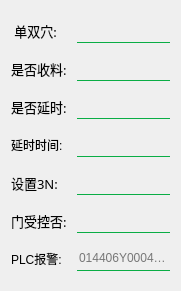
     <widget class="QWidget" name="layoutWidget">
      <property name="geometry">
       <rect>
        <x>60</x>
        <y>20</y>
        <width>181</width>
        <height>291</height>
       </rect>
      </property>
      <layout class="QVBoxLayout" name="verticalLayout_2">
       <item>
        <layout class="QHBoxLayout" name="horizontalLayout_18">
         <item>
          <widget class="QLabel" name="label_40">
           <property name="minimumSize">
            <size>
             <width>60</width>
             <height>25</height>
            </size>
           </property>
           <property name="maximumSize">
            <size>
             <width>60</width>
             <height>25</height>
            </size>
           </property>
           <property name="font">
            <font>
             <family>微软雅黑</family>
             <pointsize>10</pointsize>
             <weight>9</weight>
             <italic>false</italic>
             <bold>false</bold>
            </font>
           </property>
           <property name="styleSheet">
            <string notr="true">background-color:transparent; 
color: black;
font: 75 10pt &quot;微软雅黑&quot;;</string>
           </property>
           <property name="text">
            <string> 单双穴:</string>
           </property>
          </widget>
         </item>
         <item>
          <widget class="QComboBox" name="comboBox_danshxue">
           <property name="minimumSize">
            <size>
             <width>0</width>
             <height>25</height>
            </size>
           </property>
           <property name="styleSheet">
            <string notr="true">QComboBox{
font: 75 9pt &quot;微软雅黑&quot;;
border:none;
background-color:transparent ;
border-bottom:1px solid rgb(10, 173, 69)
}
QComboBox::down-arrow{
image: url(:/icon/arrow-down1.png);
 width:20px;
 height:25px;
}
QComboBox::drop-down{
background-color:transparent;
width:20px;
height:25px; 
}
</string>
           </property>
           <property name="placeholderText">
            <string>COM选择</string>
           </property>
           <item>
            <property name="text">
             <string>单穴</string>
            </property>
           </item>
           <item>
            <property name="text">
             <string>双穴</string>
            </property>
           </item>
          </widget>
         </item>
        </layout>
       </item>
       <item>
        <layout class="QHBoxLayout" name="horizontalLayout_19">
         <item>
          <widget class="QLabel" name="label_41">
           <property name="minimumSize">
            <size>
             <width>60</width>
             <height>25</height>
            </size>
           </property>
           <property name="maximumSize">
            <size>
             <width>60</width>
             <height>25</height>
            </size>
           </property>
           <property name="font">
            <font>
             <family>微软雅黑</family>
             <pointsize>10</pointsize>
             <weight>9</weight>
             <italic>false</italic>
             <bold>false</bold>
            </font>
           </property>
           <property name="styleSheet">
            <string notr="true">background-color:transparent; 
color: black;
font: 75 10pt &quot;微软雅黑&quot;;</string>
           </property>
           <property name="text">
            <string>是否收料:</string>
           </property>
          </widget>
         </item>
         <item>
          <widget class="QComboBox" name="comboBox_shifousl">
           <property name="minimumSize">
            <size>
             <width>0</width>
             <height>25</height>
            </size>
           </property>
           <property name="styleSheet">
            <string notr="true">QComboBox{
font: 75 9pt &quot;微软雅黑&quot;;
border:none;
background-color:transparent ;
border-bottom:1px solid rgb(10, 173, 69)
}
QComboBox::down-arrow{
image: url(:/icon/arrow-down1.png);
 width:20px;
 height:25px;
}
QComboBox::drop-down{
background-color:transparent;
width:20px;
height:25px; 
}
</string>
           </property>
           <property name="placeholderText">
            <string>COM选择</string>
           </property>
           <item>
            <property name="text">
             <string>不收料</string>
            </property>
           </item>
           <item>
            <property name="text">
             <string>收料</string>
            </property>
           </item>
          </widget>
         </item>
        </layout>
       </item>
       <item>
        <layout class="QHBoxLayout" name="horizontalLayout">
         <item>
          <widget class="QLabel" name="label_39">
           <property name="minimumSize">
            <size>
             <width>60</width>
             <height>25</height>
            </size>
           </property>
           <property name="maximumSize">
            <size>
             <width>60</width>
             <height>25</height>
            </size>
           </property>
           <property name="font">
            <font>
             <family>微软雅黑</family>
             <pointsize>10</pointsize>
             <weight>9</weight>
             <italic>false</italic>
             <bold>false</bold>
            </font>
           </property>
           <property name="styleSheet">
            <string notr="true">background-color:transparent; 
color: black;
font: 75 10pt &quot;微软雅黑&quot;;</string>
           </property>
           <property name="text">
            <string>是否延时:</string>
           </property>
          </widget>
         </item>
         <item>
          <widget class="QComboBox" name="comboBox_yanshi">
           <property name="minimumSize">
            <size>
             <width>0</width>
             <height>25</height>
            </size>
           </property>
           <property name="styleSheet">
            <string notr="true">QComboBox{
font: 75 9pt &quot;微软雅黑&quot;;
border:none;
background-color:transparent ;
border-bottom:1px solid rgb(10, 173, 69)
}
QComboBox::down-arrow{
image: url(:/icon/arrow-down1.png);
 width:20px;
 height:25px;
}
QComboBox::drop-down{
background-color:transparent;
width:20px;
height:25px; 
}
</string>
           </property>
           <property name="placeholderText">
            <string>COM选择</string>
           </property>
           <item>
            <property name="text">
             <string>不延时</string>
            </property>
           </item>
           <item>
            <property name="text">
             <string>延时</string>
            </property>
           </item>
          </widget>
         </item>
        </layout>
       </item>
       <item>
        <layout class="QHBoxLayout" name="horizontalLayout_2">
         <item>
          <widget class="QLabel" name="label_22">
           <property name="minimumSize">
            <size>
             <width>60</width>
             <height>0</height>
            </size>
           </property>
           <property name="maximumSize">
            <size>
             <width>60</width>
             <height>25</height>
            </size>
           </property>
           <property name="styleSheet">
            <string notr="true">background-color:transparent; 
color: black;
font: 75 10pt &quot;微软雅黑&quot;;</string>
           </property>
           <property name="text">
            <string>延时时间:</string>
           </property>
          </widget>
         </item>
         <item>
          <widget class="QLineEdit" name="lineEdit_chaoshi">
           <property name="minimumSize">
            <size>
             <width>0</width>
             <height>25</height>
            </size>
           </property>
           <property name="styleSheet">
            <string notr="true">background-color:transparent;
border:none;
border-bottom:1px solid rgb(10, 173, 69);
font: 75 9pt &quot;微软雅黑&quot;;</string>
           </property>
          </widget>
         </item>
        </layout>
       </item>
       <item>
        <layout class="QHBoxLayout" name="horizontalLayout_20">
         <item>
          <widget class="QLabel" name="label_42">
           <property name="minimumSize">
            <size>
             <width>60</width>
             <height>25</height>
            </size>
           </property>
           <property name="maximumSize">
            <size>
             <width>60</width>
             <height>25</height>
            </size>
           </property>
           <property name="font">
            <font>
             <family>微软雅黑</family>
             <pointsize>10</pointsize>
             <weight>9</weight>
             <italic>false</italic>
             <bold>false</bold>
            </font>
           </property>
           <property name="styleSheet">
            <string notr="true">background-color:transparent; 
color: black;
font: 75 10pt &quot;微软雅黑&quot;;</string>
           </property>
           <property name="text">
            <string>设置3N:</string>
           </property>
          </widget>
         </item>
         <item>
          <widget class="QComboBox" name="comboBox_3nshezhi">
           <property name="minimumSize">
            <size>
             <width>0</width>
             <height>25</height>
            </size>
           </property>
           <property name="styleSheet">
            <string notr="true">QComboBox{
font: 75 9pt &quot;微软雅黑&quot;;
border:none;
background-color:transparent ;
border-bottom:1px solid rgb(10, 173, 69)
}
QComboBox::down-arrow{
image: url(:/icon/arrow-down1.png);
 width:20px;
 height:25px;
}
QComboBox::drop-down{
background-color:transparent;
width:20px;
height:25px; 
}
</string>
           </property>
           <property name="placeholderText">
            <string>COM选择</string>
           </property>
           <item>
            <property name="text">
             <string>1N-&gt;1N</string>
            </property>
           </item>
           <item>
            <property name="text">
             <string>1N-&gt;2N</string>
            </property>
           </item>
           <item>
            <property name="text">
             <string>1N-&gt;3N</string>
            </property>
           </item>
          </widget>
         </item>
        </layout>
       </item>
       <item>
        <layout class="QHBoxLayout" name="horizontalLayout_21">
         <item>
          <widget class="QLabel" name="label_43">
           <property name="minimumSize">
            <size>
             <width>60</width>
             <height>25</height>
            </size>
           </property>
           <property name="maximumSize">
            <size>
             <width>60</width>
             <height>25</height>
            </size>
           </property>
           <property name="font">
            <font>
             <family>微软雅黑</family>
             <pointsize>10</pointsize>
             <weight>9</weight>
             <italic>false</italic>
             <bold>false</bold>
            </font>
           </property>
           <property name="styleSheet">
            <string notr="true">background-color:transparent; 
color: black;
font: 75 10pt &quot;微软雅黑&quot;;</string>
           </property>
           <property name="text">
            <string>门受控否:</string>
           </property>
          </widget>
         </item>
         <item>
          <widget class="QComboBox" name="comboBox_mensk">
           <property name="minimumSize">
            <size>
             <width>0</width>
             <height>25</height>
            </size>
           </property>
           <property name="styleSheet">
            <string notr="true">QComboBox{
font: 75 9pt &quot;微软雅黑&quot;;
border:none;background-color:transparent ;
border-bottom:1px solid rgb(10, 173, 69)
}
QComboBox::down-arrow{
image: url(:/icon/arrow-down1.png);
 width:20px;
 height:25px;
}
QComboBox::drop-down{
background-color:transparent;
width:20px;
height:25px; 
}
</string>
           </property>
           <property name="placeholderText">
            <string>COM选择</string>
           </property>
           <item>
            <property name="text">
             <string>自动开门</string>
            </property>
           </item>
           <item>
            <property name="text">
             <string>受控开门</string>
            </property>
           </item>
          </widget>
         </item>
        </layout>
       </item>
       <item>
        <layout class="QHBoxLayout" name="horizontalLayout_3">
         <item>
          <widget class="QLabel" name="label_24">
           <property name="minimumSize">
            <size>
             <width>60</width>
             <height>0</height>
            </size>
           </property>
           <property name="maximumSize">
            <size>
             <width>60</width>
             <height>16777215</height>
            </size>
           </property>
           <property name="styleSheet">
            <string notr="true">background-color:transparent; 
color: black;
font: 75 10pt &quot;微软雅黑&quot;;</string>
           </property>
           <property name="text">
            <string>PLC报警:</string>
           </property>
          </widget>
         </item>
         <item>
          <widget class="QLineEdit" name="lineEdit_toPlcMa">
           <property name="minimumSize">
            <size>
             <width>0</width>
             <height>25</height>
            </size>
           </property>
           <property name="styleSheet">
            <string notr="true">background-color:transparent;
border:none;
border-bottom:1px solid rgb(10, 173, 69);
font: 75 9pt &quot;微软雅黑&quot;;</string>
           </property>
           <property name="placeholderText">
            <string>014406Y00044E</string>
           </property>
          </widget>
         </item>
        </layout>
       </item>
      </layout>
     </widget>
